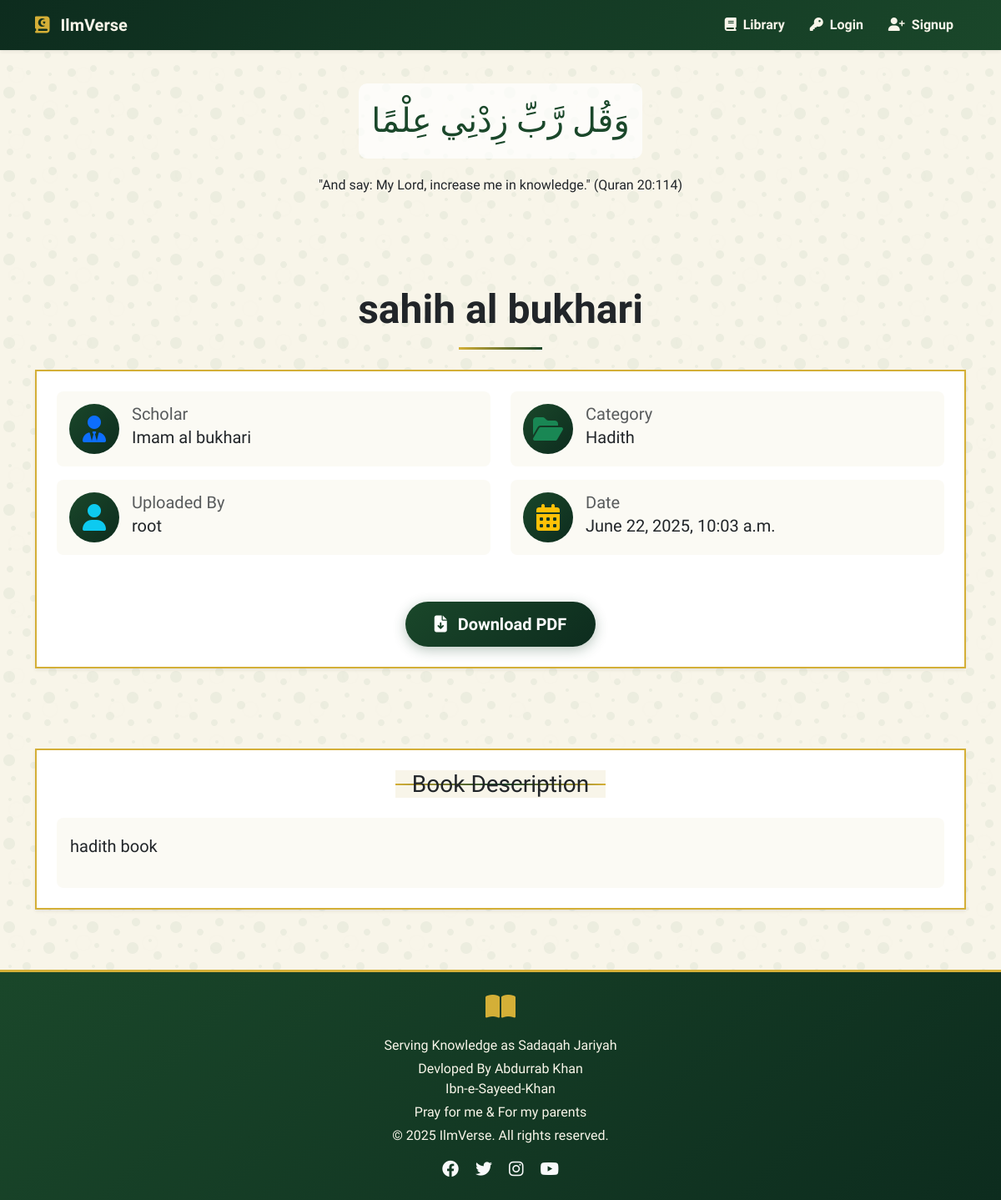
The app's page /books/7/ with its own data.
### library/models.py (models this page shows, shortened)
class Book(models.Model):
    STATUS_CHOICES = [
        ('pending', 'Pending'),
        ('approved', 'Approved'),
        ('rejected', 'Rejected'),
    ]
    title = models.CharField(max_length=255)
    description = models.TextField(blank=True)
    uploaded_by = models.ForeignKey(User, on_delete=models.CASCADE)
    scholar = models.ForeignKey(Scholar, on_delete=models.SET_NULL, null=True, blank=True)
    category = models.ForeignKey(Category, on_delete=models.SET_NULL, null=True)
    pdf_file = models.FileField(upload_to='books/')
    upload_date = models.DateTimeField(auto_now_add=True)
    status = models.CharField(max_length=10, choices=STATUS_CHOICES, default='pending')
    rejection_reason = models.TextField(blank=True, null=True)

class Scholar(models.Model):
    name = models.CharField(max_length=255)
    birth_year = models.IntegerField(null=True, blank=True)
    death_year = models.IntegerField(null=True, blank=True)
    country = models.CharField(max_length=255, blank=True)
    bio = models.TextField(blank=True)

class Category(models.Model):
    name = models.CharField(max_length=255)

### library/views.py (the view)
# urls.py: path('books/<int:book_id>/', views.book_detail, name='book_detail'),
def book_detail(request, book_id):
    book = get_object_or_404(Book, id=book_id, status='approved')
    return render(request, 'library/book_detail.html', {'book': book})

### library/templates/library/book_detail.html (shortened to what this page needs)
{% extends 'library/base.html' %}
{% block content %}
<div class="container py-5">
  <div class="row mb-5" data-aos="fade-up">
      <div class="text-center mb-4">
        <h1 class="display-5 fw-bold text-dark mb-3">{{ book.title }}</h1>
        <div class="divider mx-auto" style="width: 100px; height: 3px; background: linear-gradient(to right, #d4af37, #1a472a);"></div>
      </div>
      <div class="book-details-card p-4 rounded-lg shadow-sm">
        <div class="row">
          <div class="col-md-6">
            <div class="detail-item mb-3">
              <div class="detail-icon">
                <i class="fas fa-user-tie text-primary fa-2x"></i>
              </div>
              <div class="detail-content">
                <h5 class="text-muted mb-1">Scholar</h5>
                <p class="h5">{{ book.scholar.name }}</p>
              </div>
            </div>
          </div>
          <div class="col-md-6">
            <div class="detail-item mb-3">
              <div class="detail-icon">
                <i class="fas fa-folder-open text-success fa-2x"></i>
              </div>
              <div class="detail-content">
                <h5 class="text-muted mb-1">Category</h5>
                <p class="h5">{{ book.category.name }}</p>
              </div>
            </div>
          </div>
          <div class="col-md-6">
            <div class="detail-item mb-3">
              <div class="detail-icon">
                <i class="fas fa-user text-info fa-2x"></i>
              </div>
              <div class="detail-content">
                <h5 class="text-muted mb-1">Uploaded By</h5>
                <p class="h5">{{ book.uploaded_by.username }}</p>
              </div>
            </div>
          </div>
          <div class="col-md-6">
            <div class="detail-item mb-3">
              <div class="detail-icon">
                <i class="fas fa-calendar-alt text-warning fa-2x"></i>
              </div>
              <div class="detail-content">
                <h5 class="text-muted mb-1">Date</h5>
                <p class="h5">{{ book.upload_date }}</p>
              </div>
            </div>
          </div>
        </div>
        <div class="text-center mt-4 pt-3">
          <a href="{{ book.pdf_file.url }}" target="_blank" class="btn btn-lg download-btn">
            <i class="fas fa-file-download me-2"></i> Download PDF
          </a>
        </div>
      </div>
    </div>
  </div>
  <div class="row" data-aos="fade-up">
    <div class="col-12">
      <div class="book-description-card p-4 rounded-lg shadow-sm">
        <h3 class="text-center mb-4 position-relative">
          <span class="section-title">Book Description</span>
        </h3>
        <div class="description-content p-3">
          <p class="lead">{{ book.description }}</p>
        </div>
      </div>
    </div>
  </div>
<link rel="stylesheet" href="https://cdnjs.cloudflare.com/ajax/libs/font-awesome/6.4.0/css/all.min.css">
{% endblock %}

### library/templates/library/base.html (style rules this page uses)
:root { --islamic-green: #1a472a; --islamic-gold: #d4af37; --islamic-cream: #f8f5e9; --islamic-dark: #0d2c1e; --islamic-accent: #8e6c46; }
body { background-color: var(--islamic-cream); font-family: 'Amiri', serif; scroll-behavior: smooth; }

### library/templates/library/book_detail.html (style rules this page uses)
:root { --islamic-green: #1a472a; --islamic-gold: #d4af37; --islamic-cream: #f8f5e9; --islamic-dark: #0d2c1e; }
body { background-color: #f8f5e9; font-family: 'Amiri', serif; }
.book-details-card { background-color: white; border: 2px solid var(--islamic-gold); }
.detail-item { display: flex; align-items: center; padding: 15px; background: rgba(248, 245, 233, 0.5); border-radius: 8px; transition: all 0.3s ease; }
.detail-icon { width: 60px; height: 60px; background: linear-gradient(135deg, var(--islamic-green) 0%, var(--islamic-dark) 100%); border-radius: 50%; display: flex; align-items: center; justify-content: center; margin-right: 15px; flex-shrink: 0; }
.detail-icon i { color: var(--islamic-gold); }
.download-btn { background: linear-gradient(135deg, var(--islamic-green) 0%, var(--islamic-dark) 100%); color: white; border: none; border-radius: 30px; padding: 12px 35px; font-weight: bold; transition: all 0.3s ease; box-shadow: 0 4px 15px rgba(26, 71, 42, 0.3); position: relative; overflow: hidden; }
.download-btn::before { content: ""; position: absolute; top: 0; left: -100%; width: 100%; height: 100%; background: linear-gradient(90deg, transparent, rgba(255, 255, 255, 0.2), transparent); transition: 0.5s; }
.book-description-card { background-color: white; border: 2px solid var(--islamic-gold); }
.section-title { position: relative; display: inline-block; padding: 0 20px; background: var(--islamic-cream); z-index: 1; }
.section-title::before { content: ""; position: absolute; top: 50%; left: 0; right: 0; height: 2px; background: linear-gradient(to right, var(--islamic-gold), var(--islamic-green), var(--islamic-gold)); z-index: -1; }
.description-content { background: rgba(248, 245, 233, 0.5); border-radius: 8px; font-size: 1.1rem; line-height: 1.8; }
[data-aos="fade-up"] { animation: fadeIn 0.8s ease forwards; }

### records on screen
Book: title "sahih al bukhari", scholar.name "Imam al bukhari", category.name "Hadith", uploaded_by.username "root", upload_date "June 22, 2025, 10:03 a.m.", description "hadith book"
